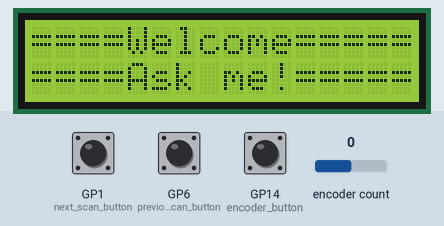
The program below on a simulated Raspberry Pi Pico running CircuitPython. Shown: 16×2 character LCD. The inputs (shaded band) are chosen by the test bench; at power-on: GP1 (next_scan_button) HIGH, GP6 (previous_scan_button) HIGH, GP14 (encoder_button) HIGH, encoder count 0. Random numbers come from a fixed seed; USB keyboard and mouse output is not drawn; library files of the repository ran but are not shown: lcd.py, i2c_pcf8574_interface.py.

Above: at 1.3 s.
1.4 s: GP1 (next_scan_button) pulsed LOW 5 times (0.12 s each, 0.3 s apart)
At 3.7 s:
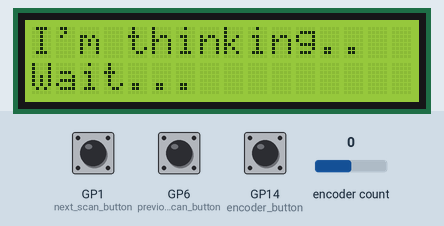
At 5.8 s:
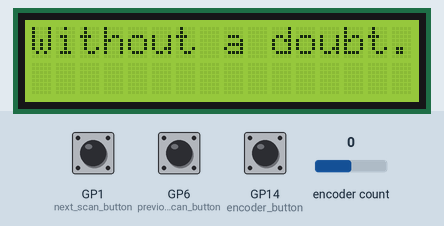
5.9 s: GP1 (next_scan_button) pulsed LOW 2 times (0.12 s each, 0.3 s apart)
At 11.3 s:
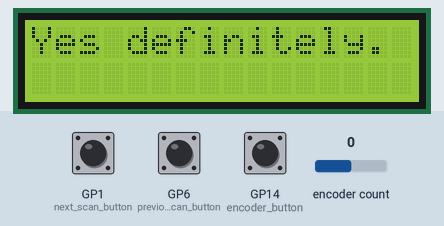
Timing chart, 0 to 12.8 s (numbered marks = the images above; inputs shaded):
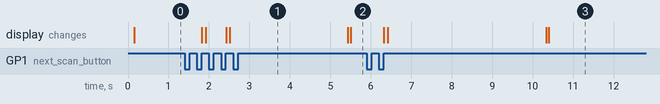

The program:

code.py
```python
import rotaryio
import board
import digitalio
import usb_hid
import time
import busio
import lcd
import i2c_pcf8574_interface
import random

from adafruit_hid.consumer_control import ConsumerControl
from adafruit_hid.consumer_control_code import ConsumerControlCode

from lcd import LCD, CursorMode
from i2c_pcf8574_interface import I2CPCF8574Interface

# Encoder rotation
encoder_dt = board.GP12
encoder_clk = board.GP11
encoder = rotaryio.IncrementalEncoder(encoder_clk, encoder_dt)

# Pressing the encoder
sw = board.GP14
encoder_button = digitalio.DigitalInOut(sw)
encoder_button.direction = digitalio.Direction.INPUT
encoder_button.pull = digitalio.Pull.UP

# Pressing the button for next track
next_scan_button = digitalio.DigitalInOut(board.GP1)
next_scan_button.direction = digitalio.Direction.INPUT
next_scan_button.pull = digitalio.Pull.UP

# Pressing the button for previous track
previous_scan_button = digitalio.DigitalInOut(board.GP6)
previous_scan_button.direction = digitalio.Direction.INPUT
previous_scan_button.pull = digitalio.Pull.UP

# HID
cc = ConsumerControl(usb_hid.devices)

# Global variables
encoder_last_position = 0
encoder_button_state = None
previous_button_state = None
next_button_state = None

# Global constants, States
DOUBLE_TAP_TIME_LIMIT = 0.5 # in seconds
WAS_PRESSED = True


i2c = busio.I2C(scl=board.GP17, sda=board.GP0)
address = 0x27


i2c = i2c_pcf8574_interface.I2CPCF8574Interface(i2c, address)
lcd = lcd.LCD(i2c, num_rows=2, num_cols=16)

lcd.set_display_enabled(True)


last_blink_time = -1  	#Время постановки ответа
lcd_has_value = False	#Флаг наличия заготовленного ответа
lcd_value = ' '		#Значение ответа

is_answer = False	#Находится в стадии демонстрации ответа
is_waiting = True	#Находится в стадии ожидания
is_thinking = False	#Находится в стадии подбора ответа
wait_lcd_duration = 0	#Время подбора ответа (ставится случайным образом)

def encoder_change_volume():
    global encoder_last_position
    current_position = encoder.position
    position_change = current_position - encoder_last_position
    # Clockwise rotation
    if position_change > 0:
        for _ in range(position_change):
            cc.send(ConsumerControlCode.VOLUME_INCREMENT)
    # Counterclockwise rotation
    elif position_change < 0:
        for _ in range(-position_change):
            cc.send(ConsumerControlCode.VOLUME_DECREMENT)
    encoder_last_position = current_position


def is_double_tapped(button, first_tap_time) -> bool:
    inner_button_state = None
    while True:
        time_dif = time.monotonic() - first_tap_time
        is_pressed = not button.value
        if is_pressed and inner_button_state is None:
            inner_button_state = WAS_PRESSED
        is_released = button.value
        if inner_button_state == WAS_PRESSED and is_released:
            return True
        if time_dif > DOUBLE_TAP_TIME_LIMIT:
            return False


def encoder_change_mute_or_playback_state():
    global encoder_button_state
    is_pressed = not encoder_button.value
    if is_pressed and encoder_button_state is None:
        encoder_button_state = WAS_PRESSED
    is_released = encoder_button.value
    if encoder_button_state == WAS_PRESSED and is_released:
        first_tap_time = time.monotonic()
        if is_double_tapped(encoder_button, first_tap_time):
            cc.send(ConsumerControlCode.MUTE)
        else:
            cc.send(ConsumerControlCode.PLAY_PAUSE)
        encoder_button_state = None


def next_track_button():
    global next_button_state
    is_next_pressed = not next_scan_button.value
    if is_next_pressed and next_button_state is None:
        next_button_state = WAS_PRESSED
    is_next_released = next_scan_button.value
    if next_button_state == WAS_PRESSED and is_next_released:
        first_tap_time = time.monotonic()
        if is_double_tapped(next_scan_button, first_tap_time):
            magic_8_ball()
        else:
            cc.send(ConsumerControlCode.SCAN_NEXT_TRACK)
        next_button_state = None


def previous_track_button():
    global previous_button_state
    is_previous_pressed = not previous_scan_button.value
    if is_previous_pressed and previous_button_state is None:
        previous_button_state = WAS_PRESSED
    is_previous_released = previous_scan_button.value
    if previous_button_state == WAS_PRESSED and is_previous_released:
        cc.send(ConsumerControlCode.SCAN_PREVIOUS_TRACK)
        previous_button_state = None

def magic_8_ball():
    lcd.clear()
    answers = [
        "It is certain.",
               "It is decidedly so.",
               "Without a doubt.",
               "Yes definitely.",
               "You may rely on it.",
               "As I see it, yes.",
               "Most likely.", "Outlook good.",
               "Yes.", "Signs point to yes.",
               "Reply hazy",
                "try again.",
               "Ask again later.",
               "Better not tell you now.",
               "Cannot predict now.",
               "Concentrate and ask again.",
               "Don't count on it.",
               "My reply is no.",
               "My sources say no.",
               "Outlook not so good.",
               "Very doubtful."
        ]
    answer_number = random.randint(0, len(answers) - 1)
    lcd_print_animate(answers[answer_number])

def lcd_print_animate(value):
    global lcd_value
    global lcd_has_value
    global last_blink_time
    global wait_lcd_duration
    global is_answer
    global is_waiting
    global is_thinking

    is_answer = False
    is_waiting = False
    is_thinking = False

    lcd_value = value
    last_blink_time = time.monotonic()
    lcd_has_value = True
    wait_lcd_duration = random.randint(1, 5)


def lcd_animate_work():
    global is_answer
    global is_waiting
    global is_thinking
    global lcd_has_value
    global lcd_value
    global last_blink_time

    BLINK_ON_DURATION = 7

    # Флаги используются для того, чтобы дисплей не обновлялся постоянно
    # Проверка, поставил ли шар какое-нибудь значение
    # При срабатывании шара все флаги is_... равны false, начинается обработка
    # Обработка идёт начиная с else
    if lcd_has_value:
	#Демонстрация ответа закончилась, очищаем дисплей и переходим в режим ожидания.
        if time.monotonic() - last_blink_time >= BLINK_ON_DURATION + wait_lcd_duration:
            lcd.clear()
            lcd_has_value = False
            is_answer = False

	#По истечении времени подбора ответа начинается состояние демонстрации ответа
        elif time.monotonic() - last_blink_time >= wait_lcd_duration:
            if not is_answer:
                lcd.clear()
                lcd.print(lcd_value)
                is_answer = True
                is_thinking = False
	#Переход в состояние "подбора ответа"
        else:
            if not is_thinking:
                lcd.clear()
                lcd.print("I'm thinking..\nWait...")
                is_thinking = True
                is_waiting = False

    #Состояние ожидания активации шара
    else:
        if not is_waiting:
            lcd.clear()
            lcd.print("=====Ask me=====")
            is_waiting = True


try:
    lcd.print("====Welcome=========Ask me!=====")

    while True:
        encoder_change_volume()
        encoder_change_mute_or_playback_state()
        next_track_button()
        previous_track_button()
        lcd_animate_work()


finally:
    lcd.set_backlight(False)
    lcd.set_display_enabled(False)
    lcd.close()
```

Measured:
- after the input at 1.4 s, the display: first changes after 0.42 s (image 1 shows a later state)
